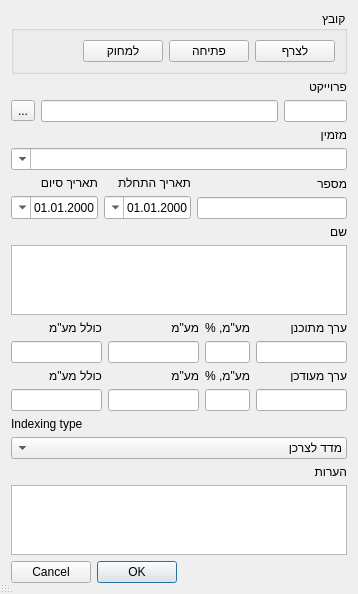
<?xml version="1.0" encoding="UTF-8"?>
<ui version="4.0">
 <class>ContractProp</class>
 <widget class="QDialog" name="ContractProp">
  <property name="geometry">
   <rect>
    <x>0</x>
    <y>0</y>
    <width>358</width>
    <height>577</height>
   </rect>
  </property>
  <property name="windowTitle">
   <string>Dialog</string>
  </property>
  <property name="layoutDirection">
   <enum>Qt::RightToLeft</enum>
  </property>
  <property name="locale">
   <locale language="Hebrew" country="Israel"/>
  </property>
  <property name="sizeGripEnabled">
   <bool>true</bool>
  </property>
  <layout class="QVBoxLayout" name="verticalLayout_17">
   <item>
    <widget class="QGroupBox" name="groupBox">
     <property name="title">
      <string>קובץ</string>
     </property>
     <layout class="QHBoxLayout" name="horizontalLayout_5" stretch="1,1,1,10">
      <item>
       <widget class="QPushButton" name="pbAttach">
        <property name="text">
         <string>לצרף</string>
        </property>
       </widget>
      </item>
      <item>
       <widget class="QPushButton" name="pbView">
        <property name="text">
         <string>פתיחה</string>
        </property>
       </widget>
      </item>
      <item>
       <widget class="QPushButton" name="pbRemove">
        <property name="text">
         <string>למחוק</string>
        </property>
       </widget>
      </item>
      <item>
       <spacer name="horizontalSpacer">
        <property name="orientation">
         <enum>Qt::Horizontal</enum>
        </property>
        <property name="sizeHint" stdset="0">
         <size>
          <width>40</width>
          <height>20</height>
         </size>
        </property>
       </spacer>
      </item>
     </layout>
    </widget>
   </item>
   <item>
    <layout class="QVBoxLayout" name="verticalLayout_6">
     <item>
      <widget class="QLabel" name="label_4">
       <property name="text">
        <string>פרוייקט</string>
       </property>
       <property name="alignment">
        <set>Qt::AlignLeading|Qt::AlignLeft|Qt::AlignVCenter</set>
       </property>
      </widget>
     </item>
     <item>
      <layout class="QHBoxLayout" name="horizontalLayout_4" stretch="20,75,0">
       <item>
        <widget class="QLineEdit" name="leIdProject">
         <property name="sizePolicy">
          <sizepolicy hsizetype="Expanding" vsizetype="Fixed">
           <horstretch>0</horstretch>
           <verstretch>0</verstretch>
          </sizepolicy>
         </property>
         <property name="maximumSize">
          <size>
           <width>120</width>
           <height>16777215</height>
          </size>
         </property>
         <property name="inputMethodHints">
          <set>Qt::ImhDigitsOnly</set>
         </property>
         <property name="alignment">
          <set>Qt::AlignCenter</set>
         </property>
        </widget>
       </item>
       <item>
        <widget class="QLineEdit" name="leProjName">
         <property name="sizePolicy">
          <sizepolicy hsizetype="Expanding" vsizetype="Fixed">
           <horstretch>0</horstretch>
           <verstretch>0</verstretch>
          </sizepolicy>
         </property>
         <property name="baseSize">
          <size>
           <width>131</width>
           <height>0</height>
          </size>
         </property>
         <property name="alignment">
          <set>Qt::AlignRight|Qt::AlignTrailing|Qt::AlignVCenter</set>
         </property>
         <property name="readOnly">
          <bool>true</bool>
         </property>
        </widget>
       </item>
       <item>
        <widget class="QToolButton" name="toolButton">
         <property name="baseSize">
          <size>
           <width>25</width>
           <height>0</height>
          </size>
         </property>
         <property name="text">
          <string>...</string>
         </property>
         <property name="icon">
          <iconset resource="resource1.qrc">
           <normaloff>:/some/ico/ico/dropdownbutton.png</normaloff>:/some/ico/ico/dropdownbutton.png</iconset>
         </property>
        </widget>
       </item>
      </layout>
     </item>
    </layout>
   </item>
   <item>
    <layout class="QVBoxLayout" name="verticalLayout">
     <item>
      <widget class="QLabel" name="label">
       <property name="text">
        <string>מזמין</string>
       </property>
      </widget>
     </item>
     <item>
      <widget class="QComboBox" name="cbCustomer">
       <property name="editable">
        <bool>true</bool>
       </property>
      </widget>
     </item>
    </layout>
   </item>
   <item>
    <layout class="QHBoxLayout" name="horizontalLayout">
     <item>
      <layout class="QVBoxLayout" name="verticalLayout_2">
       <item>
        <widget class="QLabel" name="label_2">
         <property name="text">
          <string>מספר</string>
         </property>
        </widget>
       </item>
       <item>
        <widget class="QLineEdit" name="leNum"/>
       </item>
      </layout>
     </item>
     <item>
      <layout class="QVBoxLayout" name="verticalLayout_3">
       <item>
        <widget class="QLabel" name="label_3">
         <property name="text">
          <string>תאריך התחלת</string>
         </property>
        </widget>
       </item>
       <item>
        <widget class="QDateEdit" name="dtStart">
         <property name="layoutDirection">
          <enum>Qt::RightToLeft</enum>
         </property>
         <property name="displayFormat">
          <string>yyyy.MM.dd</string>
         </property>
         <property name="calendarPopup">
          <bool>true</bool>
         </property>
        </widget>
       </item>
      </layout>
     </item>
     <item>
      <layout class="QVBoxLayout" name="verticalLayout_12">
       <item>
        <widget class="QLabel" name="label_12">
         <property name="text">
          <string>תאריך סיום</string>
         </property>
        </widget>
       </item>
       <item>
        <widget class="QDateEdit" name="dtEnd">
         <property name="layoutDirection">
          <enum>Qt::RightToLeft</enum>
         </property>
         <property name="displayFormat">
          <string>yyyy.MM.dd</string>
         </property>
         <property name="calendarPopup">
          <bool>true</bool>
         </property>
        </widget>
       </item>
      </layout>
     </item>
    </layout>
   </item>
   <item>
    <layout class="QVBoxLayout" name="verticalLayout_8">
     <item>
      <widget class="QLabel" name="label_8">
       <property name="text">
        <string>שם</string>
       </property>
      </widget>
     </item>
     <item>
      <widget class="QTextEdit" name="ptName">
       <property name="html">
        <string>&lt;!DOCTYPE HTML PUBLIC &quot;-//W3C//DTD HTML 4.0//EN&quot; &quot;http://www.w3.org/TR/REC-html40/strict.dtd&quot;&gt;
&lt;html&gt;&lt;head&gt;&lt;meta name=&quot;qrichtext&quot; content=&quot;1&quot; /&gt;&lt;style type=&quot;text/css&quot;&gt;
p, li { white-space: pre-wrap; }
&lt;/style&gt;&lt;/head&gt;&lt;body style=&quot; font-family:'MS Shell Dlg 2'; font-size:8.25pt; font-weight:400; font-style:normal;&quot;&gt;
&lt;p align=&quot;right&quot; style=&quot;-qt-paragraph-type:empty; margin-top:0px; margin-bottom:0px; margin-left:0px; margin-right:0px; -qt-block-indent:0; text-indent:0px; font-size:8pt;&quot;&gt;&lt;br /&gt;&lt;/p&gt;&lt;/body&gt;&lt;/html&gt;</string>
       </property>
       <property name="acceptRichText">
        <bool>false</bool>
       </property>
      </widget>
     </item>
    </layout>
   </item>
   <item>
    <layout class="QHBoxLayout" name="horizontalLayout_2" stretch="8,2,8,8">
     <item>
      <layout class="QVBoxLayout" name="verticalLayout_4">
       <item>
        <widget class="QLabel" name="label_5">
         <property name="text">
          <string>ערך מתוכנן</string>
         </property>
        </widget>
       </item>
       <item>
        <widget class="QLineEdit" name="leSumOrig">
         <property name="alignment">
          <set>Qt::AlignRight|Qt::AlignTrailing|Qt::AlignVCenter</set>
         </property>
        </widget>
       </item>
      </layout>
     </item>
     <item>
      <layout class="QVBoxLayout" name="verticalLayout_9">
       <item>
        <widget class="QLabel" name="label_9">
         <property name="text">
          <string>מע&quot;מ, %</string>
         </property>
        </widget>
       </item>
       <item>
        <widget class="QLineEdit" name="leNdsPerCentOrig">
         <property name="alignment">
          <set>Qt::AlignCenter</set>
         </property>
        </widget>
       </item>
      </layout>
     </item>
     <item>
      <layout class="QVBoxLayout" name="verticalLayout_5">
       <item>
        <widget class="QLabel" name="label_6">
         <property name="text">
          <string>מע&quot;מ</string>
         </property>
        </widget>
       </item>
       <item>
        <widget class="QLineEdit" name="leSumNdsOrig">
         <property name="alignment">
          <set>Qt::AlignRight|Qt::AlignTrailing|Qt::AlignVCenter</set>
         </property>
        </widget>
       </item>
      </layout>
     </item>
     <item>
      <layout class="QVBoxLayout" name="verticalLayout_7">
       <item>
        <widget class="QLabel" name="label_7">
         <property name="text">
          <string>כולל מע&quot;מ</string>
         </property>
        </widget>
       </item>
       <item>
        <widget class="QLineEdit" name="leSumFullOrig">
         <property name="alignment">
          <set>Qt::AlignRight|Qt::AlignTrailing|Qt::AlignVCenter</set>
         </property>
        </widget>
       </item>
      </layout>
     </item>
    </layout>
   </item>
   <item>
    <layout class="QHBoxLayout" name="horizontalLayout_3" stretch="8,2,8,8">
     <item>
      <layout class="QVBoxLayout" name="verticalLayout_13">
       <item>
        <widget class="QLabel" name="label_13">
         <property name="text">
          <string>ערך מעודכן</string>
         </property>
        </widget>
       </item>
       <item>
        <widget class="QLineEdit" name="leSumAct">
         <property name="alignment">
          <set>Qt::AlignRight|Qt::AlignTrailing|Qt::AlignVCenter</set>
         </property>
        </widget>
       </item>
      </layout>
     </item>
     <item>
      <layout class="QVBoxLayout" name="verticalLayout_14">
       <item>
        <widget class="QLabel" name="label_14">
         <property name="text">
          <string>מע&quot;מ, %</string>
         </property>
        </widget>
       </item>
       <item>
        <widget class="QLineEdit" name="leNdsPerCentAct">
         <property name="alignment">
          <set>Qt::AlignCenter</set>
         </property>
        </widget>
       </item>
      </layout>
     </item>
     <item>
      <layout class="QVBoxLayout" name="verticalLayout_15">
       <item>
        <widget class="QLabel" name="label_15">
         <property name="text">
          <string>מע&quot;מ</string>
         </property>
        </widget>
       </item>
       <item>
        <widget class="QLineEdit" name="leSumNdsAct">
         <property name="alignment">
          <set>Qt::AlignRight|Qt::AlignTrailing|Qt::AlignVCenter</set>
         </property>
        </widget>
       </item>
      </layout>
     </item>
     <item>
      <layout class="QVBoxLayout" name="verticalLayout_16">
       <item>
        <widget class="QLabel" name="label_16">
         <property name="text">
          <string>כולל מע&quot;מ</string>
         </property>
        </widget>
       </item>
       <item>
        <widget class="QLineEdit" name="leSumFullAct">
         <property name="alignment">
          <set>Qt::AlignRight|Qt::AlignTrailing|Qt::AlignVCenter</set>
         </property>
        </widget>
       </item>
      </layout>
     </item>
    </layout>
   </item>
   <item>
    <layout class="QVBoxLayout" name="verticalLayout_11">
     <item>
      <widget class="QLabel" name="label_11">
       <property name="text">
        <string>Indexing type</string>
       </property>
      </widget>
     </item>
     <item>
      <widget class="QComboBox" name="cbIndexingType">
       <item>
        <property name="text">
         <string>מדד לצרכן</string>
        </property>
       </item>
       <item>
        <property name="text">
         <string>מדד מחירי תשומה בסלילה וגישור</string>
        </property>
       </item>
      </widget>
     </item>
    </layout>
   </item>
   <item>
    <layout class="QVBoxLayout" name="verticalLayout_10">
     <item>
      <widget class="QLabel" name="label_10">
       <property name="text">
        <string>הערות</string>
       </property>
      </widget>
     </item>
     <item>
      <widget class="QTextEdit" name="ptComments">
       <property name="html">
        <string>&lt;!DOCTYPE HTML PUBLIC &quot;-//W3C//DTD HTML 4.0//EN&quot; &quot;http://www.w3.org/TR/REC-html40/strict.dtd&quot;&gt;
&lt;html&gt;&lt;head&gt;&lt;meta name=&quot;qrichtext&quot; content=&quot;1&quot; /&gt;&lt;style type=&quot;text/css&quot;&gt;
p, li { white-space: pre-wrap; }
&lt;/style&gt;&lt;/head&gt;&lt;body style=&quot; font-family:'MS Shell Dlg 2'; font-size:8.25pt; font-weight:400; font-style:normal;&quot;&gt;
&lt;p align=&quot;right&quot; style=&quot;-qt-paragraph-type:empty; margin-top:0px; margin-bottom:0px; margin-left:0px; margin-right:0px; -qt-block-indent:0; text-indent:0px; font-size:8pt;&quot;&gt;&lt;br /&gt;&lt;/p&gt;&lt;/body&gt;&lt;/html&gt;</string>
       </property>
       <property name="acceptRichText">
        <bool>false</bool>
       </property>
      </widget>
     </item>
    </layout>
   </item>
   <item>
    <widget class="QDialogButtonBox" name="buttonBox">
     <property name="orientation">
      <enum>Qt::Horizontal</enum>
     </property>
     <property name="standardButtons">
      <set>QDialogButtonBox::Cancel|QDialogButtonBox::Ok</set>
     </property>
    </widget>
   </item>
  </layout>
 </widget>
 <resources>
  <include location="resource1.qrc"/>
 </resources>
 <connections>
  <connection>
   <sender>buttonBox</sender>
   <signal>accepted()</signal>
   <receiver>ContractProp</receiver>
   <slot>Accept()</slot>
   <hints>
    <hint type="sourcelabel">
     <x>257</x>
     <y>331</y>
    </hint>
    <hint type="destinationlabel">
     <x>157</x>
     <y>274</y>
    </hint>
   </hints>
  </connection>
  <connection>
   <sender>buttonBox</sender>
   <signal>rejected()</signal>
   <receiver>ContractProp</receiver>
   <slot>reject()</slot>
   <hints>
    <hint type="sourcelabel">
     <x>325</x>
     <y>331</y>
    </hint>
    <hint type="destinationlabel">
     <x>286</x>
     <y>274</y>
    </hint>
   </hints>
  </connection>
  <connection>
   <sender>leIdProject</sender>
   <signal>editingFinished()</signal>
   <receiver>ContractProp</receiver>
   <slot>IdProjectChanged()</slot>
   <hints>
    <hint type="sourcelabel">
     <x>321</x>
     <y>40</y>
    </hint>
    <hint type="destinationlabel">
     <x>182</x>
     <y>207</y>
    </hint>
   </hints>
  </connection>
 </connections>
 <slots>
  <slot>Accept()</slot>
  <slot>IdProjectChanged()</slot>
 </slots>
</ui>
